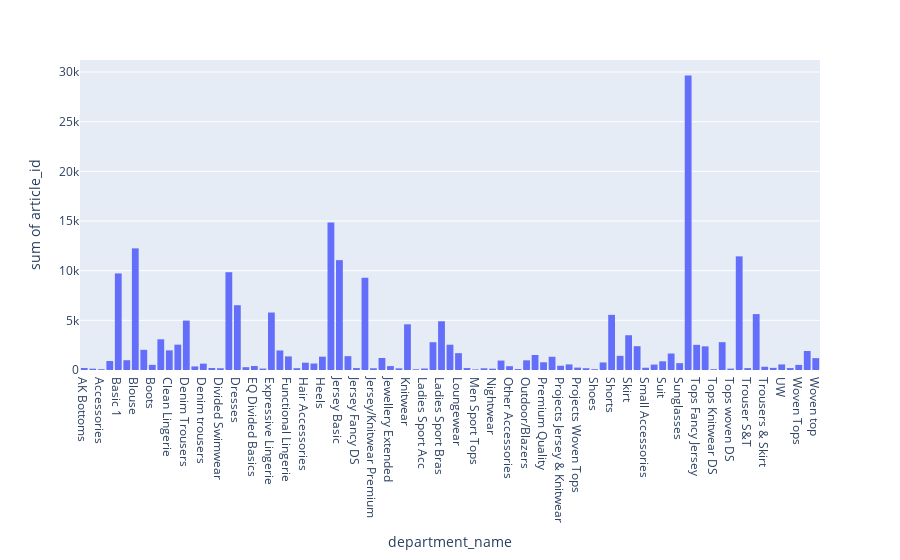

This figure's notebook cell:
### Code cell
plot_feature(detailed_transactions, "department_name")

### Figure 1 — Plotly figure (JSON) as saved in the notebook; plotly's stock layout.template omitted (floating-point values rounded to 4 significant figures)
{"data": [{"bingroup": "x", "histfunc": "sum", "hovertemplate": "department_name=%{x}<br>sum of article_id=%{y}<extra></extra>", "legendgroup": "", "marker": {"color": "#636efa", "pattern": {"shape": ""}}, "name": "", "orientation": "v", "showlegend": false, "type": "histogram", "x": ["AK Bottoms", "AK Dresses & Outdoor", "Accessories", "Bags", "Basic 1", "Belts", "Blouse", "Blouse & Dress", "Boots", "Casual Lingerie", "Clean Lingerie", "Denim Other Garments", "Denim Trousers", "Denim shorts", "Denim trousers", "Divided Shoes", "Divided Swimwear", "Dress", "Dresses", "Dresses DS", "EQ Divided Basics", "Everyday Waredrobe Denim", "Expressive Lingerie", "Flats", "Functional Lingerie", "Gloves/Hats", "Hair Accessories", "Heavy Basic Jersey", "Heels", "Jersey", "Jersey Basic", "Jersey Fancy", "Jersey Fancy DS", "Jersey fancy", "Jersey/Knitwear Premium", "Jewellery", "Jewellery Extended", "Knit & Woven", "Knitwear", "Knitwear Basic", "Ladies Sport Acc", "Ladies Sport Bottoms", "Ladies Sport Bras", "Light Basic Jersey", "Loungewear", "Mama Lingerie", "Men Sport Tops", "Men Sport Woven", "Nightwear", "OL Extended Sizes", "Other Accessories", "Other items", "Outdoor/Blazers", "Outwear", "Premium Quality", "Projects Dresses", "Projects Jersey & Knitwear", "Projects Woven Bottoms", "Projects Woven Tops", "Scarves", "Shoes", "Shopbasket Lingerie", "Shorts", "Shorts & Skirts", "Skirt", "Skirts", "Small Accessories", "Sneakers", "Suit", "Suit jacket", "Sunglasses", "Swimwear", "Tops Fancy Jersey", "Tops Knitwear", "Tops Knitwear DS", "Tops Woven", "Tops woven DS", "Trouser", "Trouser S&T", "Trousers", "Trousers & Skirt", "Trousers DS", "UW", "Underwear Jersey", "Woven Tops", "Woven bottoms", "Woven top"], "xaxis": "x", "y": [203, 132, 83, 904, 9721, 986, 12247, 2031, 522, 3089, 1977, 2552, 4977, 359, 638, 204, 176, 9844, 6522, 283, 400, 144, 5789, 1965, 1367, 180, 737, 653, 1343, 14842, 11059, 1394, 193, 9286, 175, 1206, 395, 167, 4598, 78, 151, 2797, 4907, 2547, 1695, 194, 61, 172, 132, 950, 384, 95, 976, 1512, 776, 1331, 429, 562, 241, 178, 81, 758, 5552, 1426, 3499, 2397, 227, 546, 875, 1661, 689, 29649, 2533, 2380, 83, 2804, 139, 11442, 189, 5629, 327, 215, 561, 191, 514, 1915, 1195], "yaxis": "y"}], "layout": {"barmode": "relative", "legend": {"tracegroupgap": 0}, "margin": {"t": 60}, "xaxis": {"anchor": "y", "domain": [0, 1], "title": {"text": "department_name"}}, "yaxis": {"anchor": "x", "domain": [0, 1], "title": {"text": "sum of article_id"}}}}
